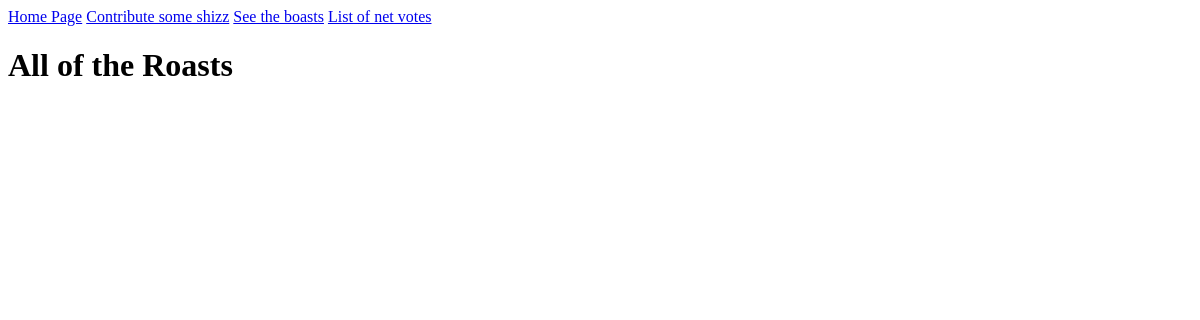
Before: /allroasts/ with the older database file.
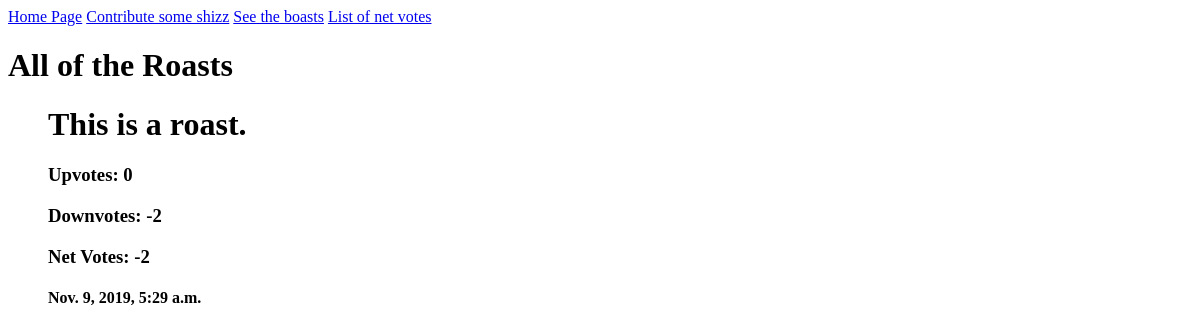
After: the same page with the newer database file.
### ghosts/models.py (models this page shows)
class BoastsAndRoasts(models.Model):
    is_boast = models.BooleanField(choices=BOOL_CHOICES)
    content = models.CharField(max_length=280)
    upvote = models.IntegerField(default=0)
    downvote = models.IntegerField(default=0)
    total_votes = models.IntegerField(default=0)
    post_date = models.DateTimeField(default=timezone.now)

### ghosts/views.py (the view)
# urls.py: path('allroasts/', views.Roasts, name='allroasts'),
def Roasts(request):
    html = 'all_roasts.html'
    all_roasts = BoastsAndRoasts.objects.all().filter(
        is_boast=False).order_by('-post_date')
    return render(request, html, {'all_roasts': all_roasts})

### ghosts/templates/all_roasts.html
<a href='/'>Home Page</a>
<a href='/boastandroastform/'>Contribute some shizz</a>
<a href='/allboasts/'>See the boasts</a>
<a href='/netvotes/'>List of net votes</a>
<h1>All of the Roasts</h1>
{% for data in all_roasts %}
    <ul>
        <h1>{{ data.content }}</h1>
        <h3>Upvotes: {{ data.upvote }}</h3>
        <h3>Downvotes: {{ data.downvote }}</h3>
        <h3>Net Votes: {{ data.total_votes }}</h3>
        <h4>{{ data.post_date }}</h4>
    </ul>
{% endfor %}

Changed rows visible on the page:
added BoastsAndRoasts: content "This is a roast.", upvote "0", downvote "-2", total_votes "-2", post_date "Nov. 9, 2019, 5:29 a.m."
